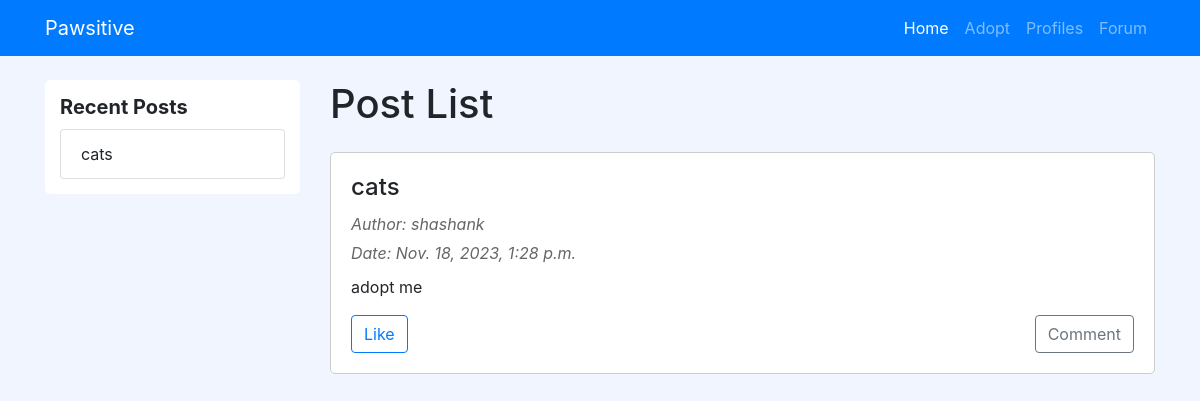
Before: /forum/ with the older database file.
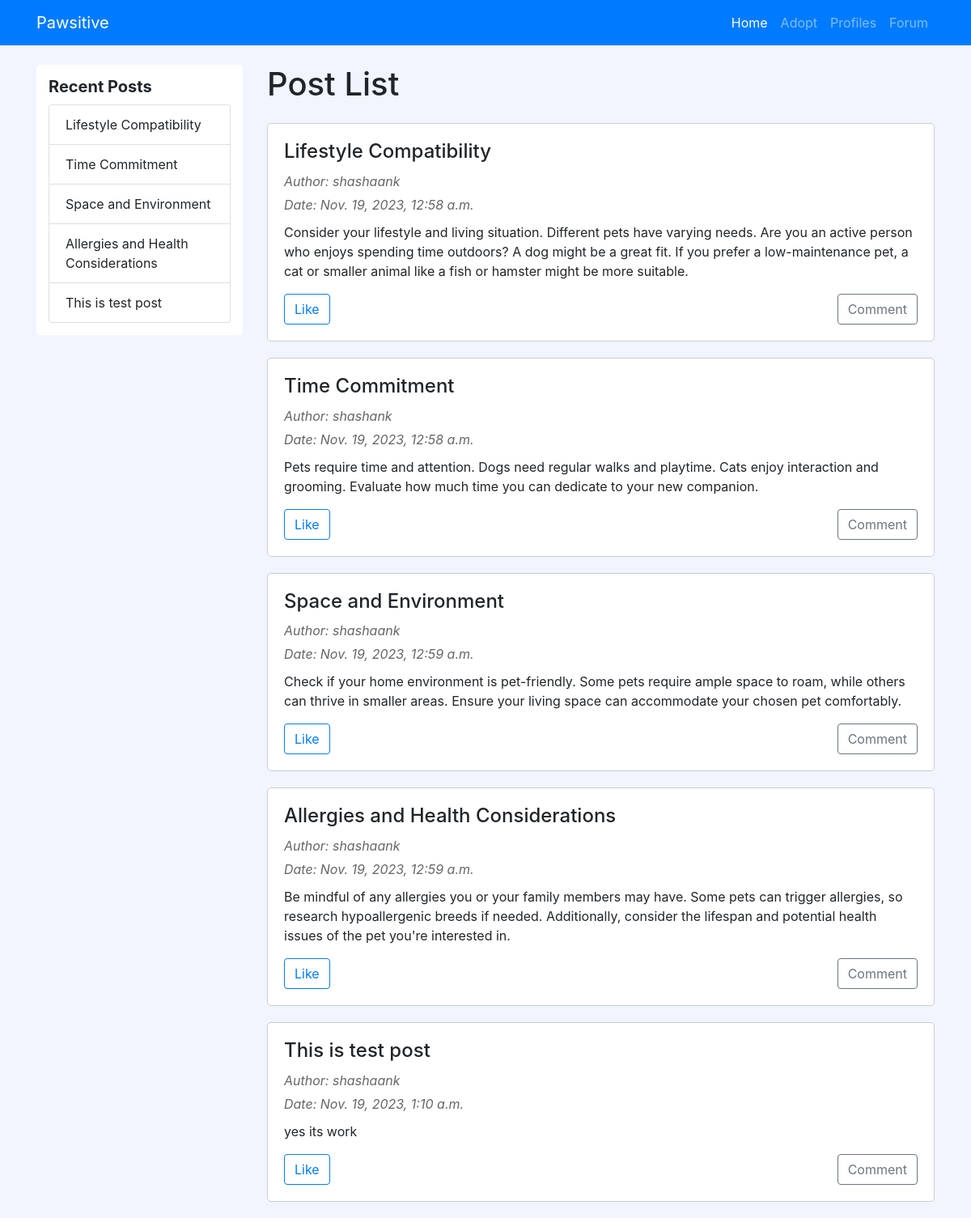
After: the same page with the newer database file.
### forum/models.py (models this page shows, shortened)
class Post(models.Model):
    author = models.ForeignKey(User, on_delete=models.CASCADE)
    title = models.CharField(max_length=200)
    content = models.TextField()
    created_at = models.DateTimeField(auto_now_add=True)

### forum/views.py (the view)
# urls.py: path('', views.post_list, name='post_list'),
def post_list(request):
    posts = Post.objects.all()
    return render(request, 'forum/post_list.html', {'posts': posts})

### PawsitiveAdoptionHub/templates/forum/post_list.html (shortened to what this page needs)
<!DOCTYPE html>
<html lang="en">
<head>
    <link href="https://stackpath.bootstrapcdn.com/bootstrap/4.5.2/css/bootstrap.min.css" rel="stylesheet">
</head>
<body>
<nav class="navbar navbar-expand-lg navbar-dark">
    <div class="container">
        <a class="navbar-brand" href="#">Pawsitive</a>
        <div class="collapse navbar-collapse" id="navbarNav">
            <ul class="navbar-nav ml-auto">
                <li class="nav-item active">
                    <a class="nav-link" href="">Home <span class="sr-only">(current)</span></a>
                </li>
                <li class="nav-item">
                    <a class="nav-link" href="/search/">Adopt</a>
                </li>
                <li class="nav-item">
                    <a class="nav-link" href="/vet-profiles/">Profiles</a>
                </li>
                <li class="nav-item">
                    <a class="nav-link" href="/forum/">Forum</a>
                </li>
            </ul>
        </div>
    </div>
</nav>
    <div class="container mt-4">
        <div class="row">
            <div class="col-md-3">
                <div class="sidebar">
                    <h5 class="sidebar-heading">Recent Posts</h5>
                    <ul class="list-group">
                        {% for post in posts %}
                        <li class="list-group-item">{{post.title}}</li>
                        {% endfor %}
                    </ul>
                </div>
            </div>
            <div class="col-md-9">
                <h1 class="mb-4">Post List</h1>
                {% for post in posts %}
                <div class="post">
                    <h2 class="post-title">{{ post.title }}</h2>
                    <p class="post-meta">Author: {{ post.author.username }}</p>
                    <p class="post-meta">Date: {{ post.created_at }}</p>
                    <p class="post-content">{{ post.content }}</p>
                    <div class="row mt-3">
                        <div class="col-md-6">
                            <button type="button" class="btn btn-outline-primary">Like</button>
                        </div>
                        <div class="col-md-6 text-right">
                            <button type="button" class="btn btn-outline-secondary">Comment</button>
                        </div>
                    </div>
                </div>
                {% empty %}
                <div>
                    <p>No posts available.</p>
                </div>
                {% endfor %}
            </div>
        </div>
    </div>
</body>
</html>

Changed rows visible on the page:
removed Post: title "cats", author.username "shashank", created_at "Nov. 18, 2023, 1:28 p.m.", content "adopt me"
added Post: title "Lifestyle Compatibility", author.username "shashaank", created_at "Nov. 19, 2023, 12:58 a.m.", content "Consider your lifestyle and living situation. Different pets have varying needs. Are you an active person who enjoys spending time outdoors? A dog might be a great fit. If you prefer a low-maintenance pet, a cat or smaller animal like a fish or hamster might be more suitable."
added Post: title "Time Commitment", author.username "shashank", created_at "Nov. 19, 2023, 12:58 a.m.", content "Pets require time and attention. Dogs need regular walks and playtime. Cats enjoy interaction and grooming. Evaluate how much time you can dedicate to your new companion."
added Post: title "Space and Environment", author.username "shashaank", created_at "Nov. 19, 2023, 12:59 a.m.", content "Check if your home environment is pet-friendly. Some pets require ample space to roam, while others can thrive in smaller areas. Ensure your living space can accommodate your chosen pet comfortably."
added Post: title "Allergies and Health Considerations", author.username "shashaank", created_at "Nov. 19, 2023, 12:59 a.m.", content "Be mindful of any allergies you or your family members may have. Some pets can trigger allergies, so research hypoallergenic breeds if needed. Additionally, consider the lifespan and potential health issues of the pet you're interested in."
added Post: title "This is test post", author.username "shashaank", created_at "Nov. 19, 2023, 1:10 a.m.", content "yes its work"
